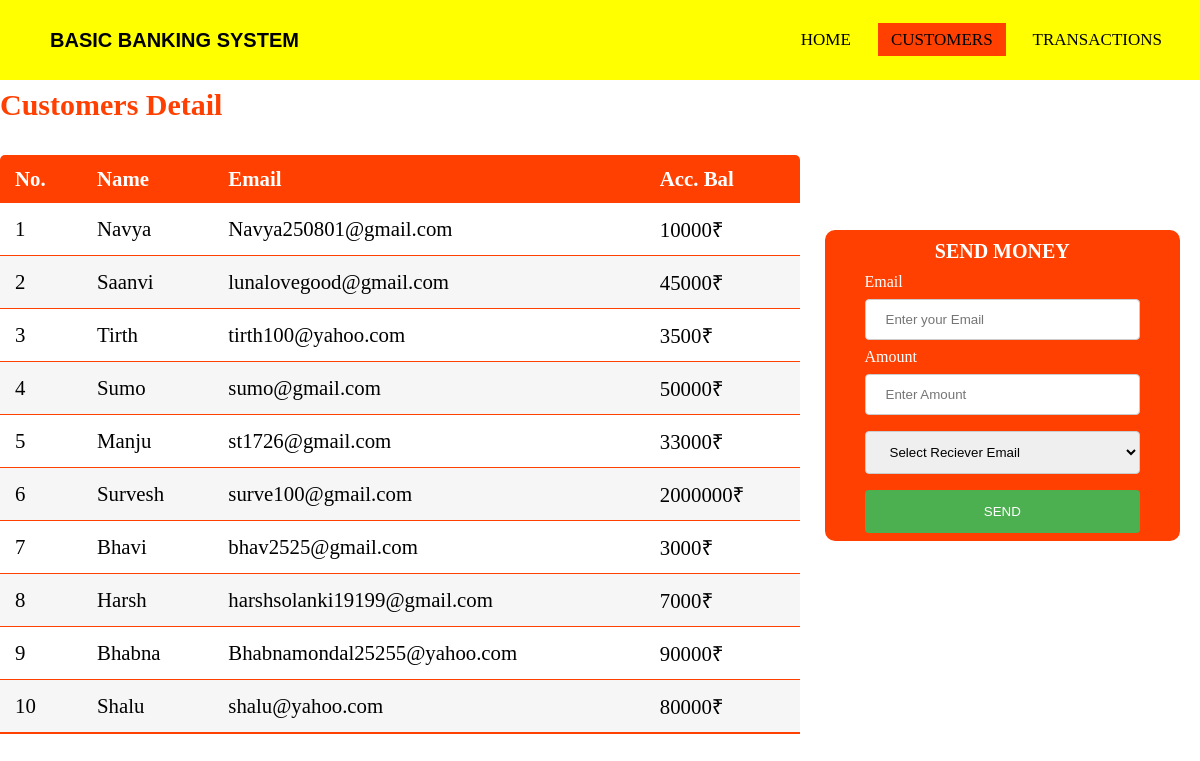
Page /customers on the committed database.
### Bank/models.py (models this page shows)
class customerdetail(models.Model):
    name = models.CharField(max_length=30)
    email = models.EmailField(max_length=30)
    avail_bal = models.IntegerField()

### Bank/views.py (the view, shortened to what this page needs)
# urls.py: path('customers',views.customers),
def customers(request):
    customers = customerdetail.objects.all()
    return render(request,'customers.html',{'customers':customers})

### templates/customers.html (shortened to what this page needs)
{% load static %}
<!DOCTYPE html>
<html lang="en">
<head>
	<link rel="stylesheet" href="{% static 'CSS/style.css' %}">
	<link rel="stylesheet" href="https://cdnjs.cloudflare.com/ajax/libs/font-awesome/4.7.0/css/font-awesome.min.css">
</head>
<body class="b2">
	<nav>
		<label class="logo">Basic Banking System</label>
		<ul>
			<li><a href="home">Home</a></li>
			<li><a class="active" href="customers">Customers</a></li>
			<li><a href="trans">Transactions</a></li>
		</ul>
	</nav>
	<aside>
		<div class="center">
			<h2 class="t2">SEND MONEY</h2>
			<form method="post">{% csrf_token %}
			<div class="text-field">
				<label>Email</label>
				<input type="Email" name="semail" placeholder="Enter your Email">
			</div>
			<div class="text-field">
				<label>Amount</label>
				<input type="text" name="amt" placeholder="Enter Amount">
			</div>
				<select id="email" name="email">
					<option value="navya@gmail.com">Select Reciever Email</option>
			</select><br>
			<input type="submit" name="submit" value="SEND">
		</form>
	</div>
	</aside>
	<section>
		<label class="t1">Customers Detail</label>
		<table class="table1">
			<thead>
				<tr>
					<th>No.</th>
					<th>Name</th>
					<th>Email</th>
					<th>Acc. Bal</th>
				</tr>
			</thead>
			<body >
				{% for i in customers %}
				<tr class="b3">
					<td>{{i.id}}</td>
					<td>{{i.name}}</td>
					<td>{{i.email}}</td>
					<td>{{i.avail_bal}}₹</td>
				</tr>
				{% endfor %}
			</body>
		</table>
	</section>
</body>
</html>

### Static/CSS/style.css (style rules this page uses)
* { padding: 0; margin: 0; text-decoration: none; box-sizing: border-box; }
body { font-family: montserrat; }
nav { background: #ffff00; height: 80px; width: 100%; }
label.logo { font-family: "Gill Sans Extrabold", sans-serif; color: black; font-size: 20px; line-height: 80px; padding: 0 50px; font-weight: bold; text-transform: uppercase; }
nav ul { float: right; margin-right: 20px; }
nav ul li { display: inline-block; line-height: 80px; margin: 0 5px; }
nav ul li a { color: black; font-size: 17px; padding: 7px 13px; border: 3px; text-transform: uppercase; }
a.active,a:hover { background: #ff4000; transition: .5s; }
.t1 { color: #ff4000; font-size: 30px; line-height: 50px; font-weight: bold; }
.table1 { border-collapse: collapse; margin: 25px 0; font-size: 1.3em; min-width: 800px; border-radius: 5px 5px 0 0; overflow: hidden; box-shadow: 0 0 20px rbga(0, 0, 0, 0.15); }
.table1 thead tr { background-color: #ff4000; color: white; text-align: left; font-weight: bold; }
.table1 th, .table1 td { padding: 12px 15px; }
.table1 tbody tr { border-bottom: 1px solid #ff4000; }
.table1 tbody tr:nth-of-type(even) { background-color: #f3f3f3b6; }
.table1 tbody tr:last-of-type { border-bottom: 2px solid #ff4000; }
.center { position: relative; float:right ; background: #ff4000; overflow: hidden; margin: 150px 20px; border-radius: 10px; }
h2 { text-align: center; font-size: 50px; padding: 10px 20px; }
.center form { padding: 0 40px; box-sizing: border-box; }
input[type=text], #email,input[type=email] { width: 100%; padding: 12px 20px; margin: 8px 0; display: inline-block; border: 1px solid #ccc; border-radius: 4px; box-sizing: border-box; }
input[type=submit] { width: 100%; background-color: #4CAF50; color: white; padding: 14px 20px; margin: 8px 0; border: none; border-radius: 4px; cursor: pointer; }
.t2 { font-size: 20px; font-family: cursive; }
.b2 { color: white; }
.b3 { color: black; }

### rows in the picture
customerdetail: id "1", name "Navya", email "Navya250801@gmail.com", avail_bal "10000"
customerdetail: id "2", name "Saanvi", email "lunalovegood@gmail.com", avail_bal "45000"
customerdetail: id "3", name "Tirth", email "tirth100@yahoo.com", avail_bal "3500"
customerdetail: id "4", name "Sumo", email "sumo@gmail.com", avail_bal "50000"
customerdetail: id "5", name "Manju", email "st1726@gmail.com", avail_bal "33000"
customerdetail: id "6", name "Survesh", email "surve100@gmail.com", avail_bal "2000000"
customerdetail: id "7", name "Bhavi", email "bhav2525@gmail.com", avail_bal "3000"
customerdetail: id "8", name "Harsh", email "harshsolanki19199@gmail.com", avail_bal "7000"
customerdetail: id "9", name "Bhabna", email "Bhabnamondal25255@yahoo.com", avail_bal "90000"
customerdetail: id "10", name "Shalu", email "shalu@yahoo.com", avail_bal "80000"
